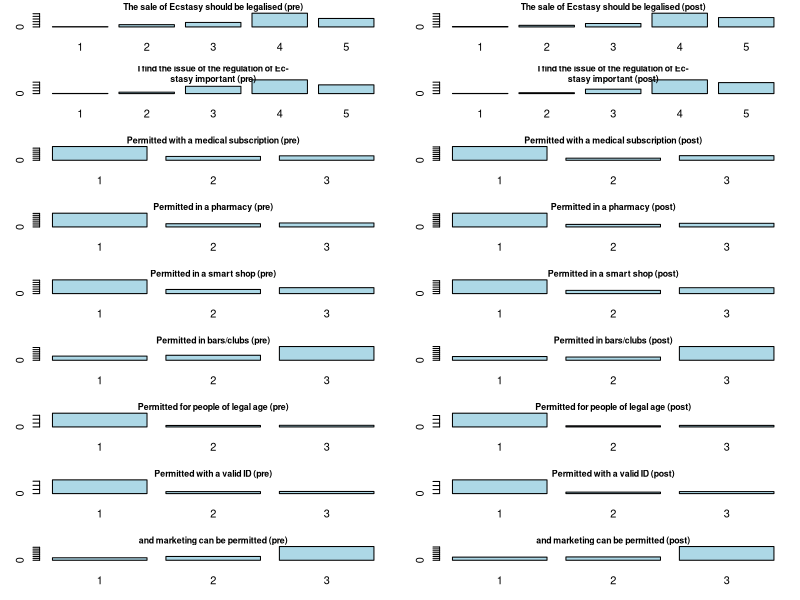
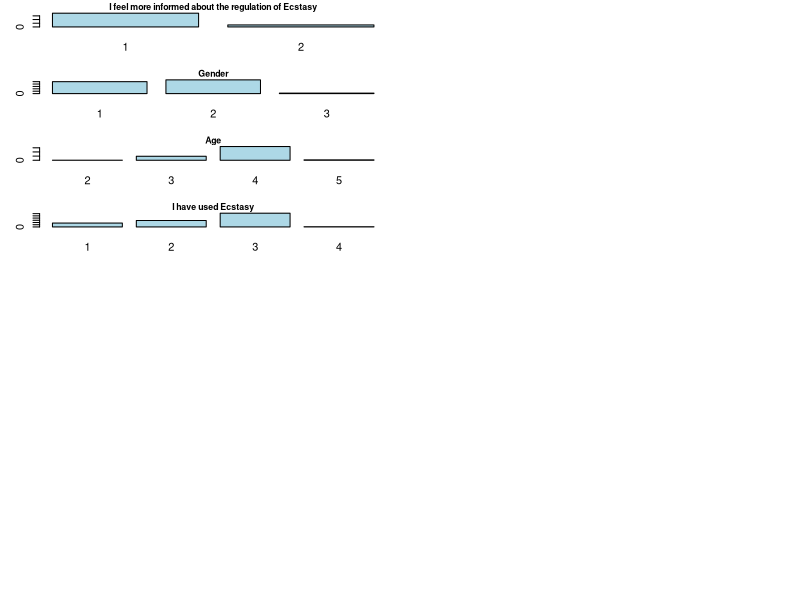

Reproduce these figures in R, in order. (Note: this script raises an error after producing the figures.)
x <- readxl::read_xlsx("Poppi_results.xlsx")
head(x)
x$duration=as.numeric((x$t2-x$t1)/60)
x$duration[x$duration <= 0]=NA
x=x[,c(-1,-11)]


questions='The sale of Ecstasy should be legalised (pre)'
questions[2]='I find the issue of the regulation of Ec-
stasy important (pre)'
questions[3]='Permitted with a medical subscription (pre)'
questions[4]='Permitted in a pharmacy (pre)'
questions[5]='Permitted in a smart shop (pre)'
questions[6]='Permitted in bars/clubs (pre)'
questions[7]='Permitted for people of legal age (pre)'
questions[8]='Permitted with a valid ID (pre)'
questions[9]='and marketing can be permitted (pre)'
questions[10]='The sale of Ecstasy should be legalised (post)'
questions[11]='I find the issue of the regulation of Ec-
stasy important (post)'
questions[12]='Permitted with a medical subscription (post)'
questions[13]='Permitted in a pharmacy (post)'
questions[14]='Permitted in a smart shop (post)'
questions[15]='Permitted in bars/clubs (post)'
questions[16]='Permitted for people of legal age (post)'
questions[17]='Permitted with a valid ID (post)'
questions[18]='and marketing can be permitted (post)'
questions[19]='I feel more informed about the regulation of Ecstasy'
questions[20]='Gender'
questions[21]='Age'
questions[22]='I have used Ecstasy'

pdf('poppi.pdf',paper='a4',height=10)
layout(matrix(1:18,9,2))
par(mar=c(3,3,1,1))
for(i in 1:22)
barplot(table(x[,i]), main=questions[i],cex.main=.8,col='lightblue')
dev.off()

y=as.matrix(x)
for(i in 1:9)
{
  print(questions[i])
  t=t.test(y[,i+9],y[,i],paired=T)
  print(round(t$estimate,3))
  print(round(t$p.value,5))
} 

model <- aov(Response ~ used + Time + Error(ID/Time), data = data)
summary(model)

data_selection=as.data.frame(x)
names(data_selection)
data_selection=data_selection[,c('used',"sale1","sale2","imp1","imp2")]
data_selection$used[data_selection$used==4]=NA


data_selection=na.omit(data_selection)
w=reshape(data_selection,
        varying = list(c("sale1", "sale2"),c("imp1","imp2")),  # Columns to pivot
        v.names = c("sale","imp"),                   # Name for values
        timevar = "Pre_Post",                    # Name for the time variable
        times = c("Pre", "Post"),         # New variable levels
        direction = "long"
)
head(w)
model1 <- aov(sale ~ Pre_Post + Error(as.factor(id)/Pre_Post), data = w)
summary(model1)
t.test(w$sale[w$Pre_Post=='Pre'],w$sale[w$Pre_Post=='Post'],paired=T)
t.test(data_selection[,2],data_selection[,3],paired=T)

model2 <- aov(sale ~ used + Pre_Post + Error(as.factor(id)/Pre_Post), data = w)
summary(model2)

interaction.plot(
  x.factor = w$Pre_Post, 
  trace.factor = w$used, 
  response = w$sale,
  fun = mean,
  type = "b",
  col = c("blue", "red"),
  pch = c(19, 17),
  xlab = "Pre/Post",
  ylab = "Mean Sale",
  trace.label = "Used",
  main = "Interaction Plot: Sale by Used and Pre/Post",
  bty='n'
)

library(ggplot2)
library(tidyverse)
summary_data <- w %>%
  group_by(used, Pre_Post) %>%
  summarise(
    mean_sale = mean(sale),
    se = sd(sale) / sqrt(n()),
    .groups = "drop"
  )

ggplot(summary_data, aes(x = Pre_Post, y = mean_sale, group = used, color = used)) +
  geom_line() +
  geom_point(size = 3) +
  geom_errorbar(aes(ymin = mean_sale - se, ymax = mean_sale + se), width = 0.1) +
  labs(
    title = "Mean Sale by Pre/Post and Used",
    x = "Pre/Post",
    y = "Mean Sale",
    color = "Used"
  ) +
  theme_minimal()


# chisq.test(x[,1],x[,10])
# chisq.test(cbind(table(x[,1]),table(x[,10])))
